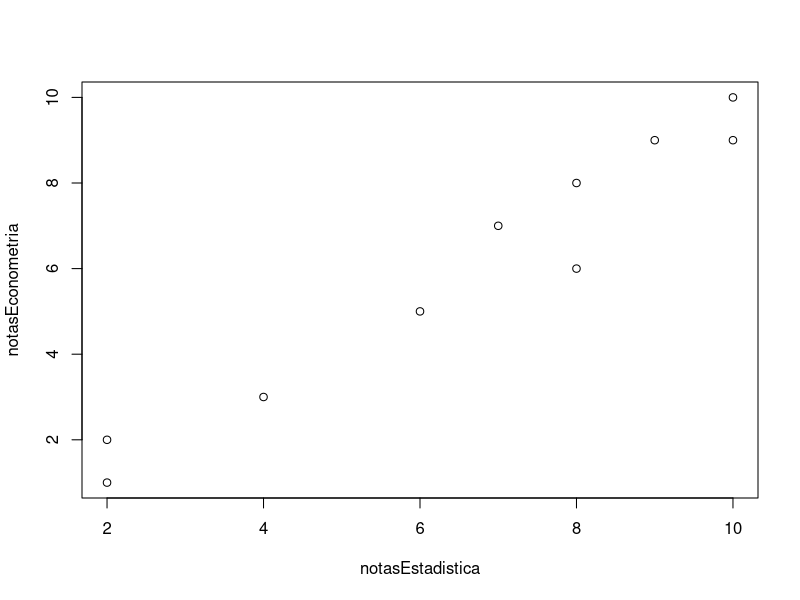
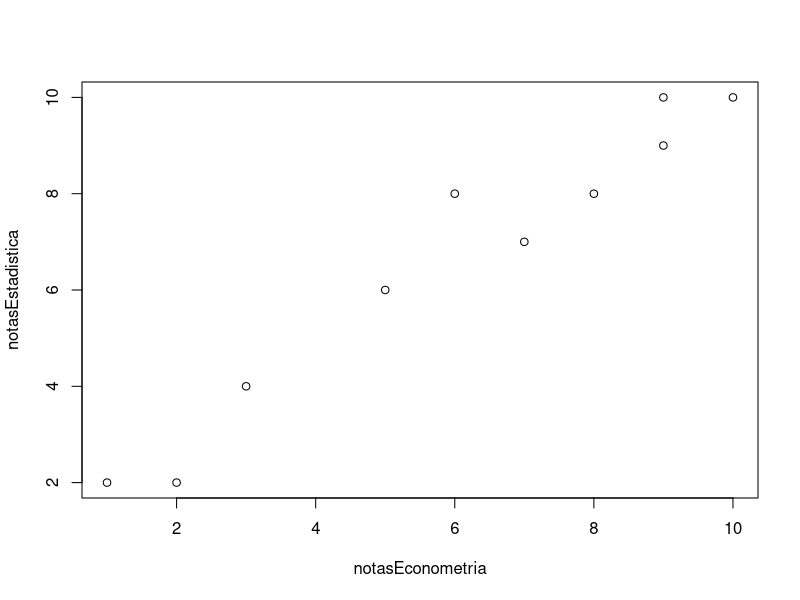
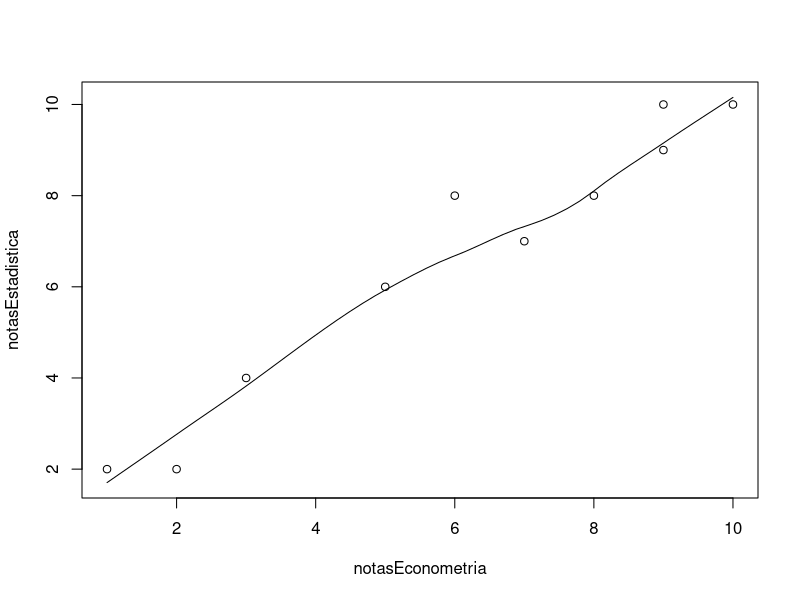

Generate these figures, in order, with R:
#############################################
############### P0 ##########################
#############################################

notasEstadistica<-c(10,10,8,8,7,9,6,4,2,2)
notasEconometria<-c(9,10,8,6,7,9,5,3,2,1)

puntoA_CalculoMedias<-function(){
  print("Summary for Estadistica")
  print(summary(notasEstadistica))
  print("Symmary for econometria")
  print(summary(notasEconometria))
  
  cat(sprintf("Media para estadistica %.2f\n",mean(notasEstadistica)))

  cat(sprintf("Media para econometria %.2f\n",mean(notasEconometria)))
  
}

## Varianza muestral
puntoB_CalculoVarianzas<-function(){
  cat(sprintf("variance notasEstadistica %.2f\n",var(notasEstadistica)))
  cat(sprintf("variance notasEconometria %.2f\n",var(notasEconometria)))
  
  sprintf("Another way is taken standar deviation squaring")
  ## Otra forma de calcular la varianza
  cat(sprintf("variance of notasEstadistica %.2f\n",sd(notasEstadistica)^2))
  cat(sprintf("variance of notasEconometria %.2f\n",sd(notasEconometria)^2))
}

puntoC_CalculoCovarianzas<-function(){
  #Covarianzas entre estadistica y econometria (muestrales)
  covariance<-cov(notasEstadistica,notasEconometria)
  cat(sprintf("covariance estadistica y econometria: %.2f\n",covariance))
}

puntoD_CoeficienteCorrelacion<-function(){
  #coeficiente de correlacion
  cor.test(notasEstadistica,notasEconometria)
  cor(notasEstadistica,notasEconometria) 
}

puntoExtra_calculoRegresionLineal<-function(){
  #Otra forma es calcular la regresion directamente
  #Aca devuelve el coeficiente de determinacion (R-squared y no la correlacion)
  
  notas<-matrix(c(notasEstadistica,notasEconometria), nrow = 10, ncol = 2)
  notaslm<-lm(notasEconometria ~ notasEstadistica,data=as.data.frame(notas))
  summary(notaslm)
}

puntoA_CalculoMedias()
puntoB_CalculoVarianzas()
puntoC_CalculoCovarianzas()
puntoD_CoeficienteCorrelacion()
puntoExtra_calculoRegresionLineal()



#############################################
############### P1 ##########################
#############################################

# library
plot(notasEstadistica,notasEconometria)
plot(notasEconometria,notasEstadistica)

scatter.smooth(notasEconometria,notasEstadistica)


